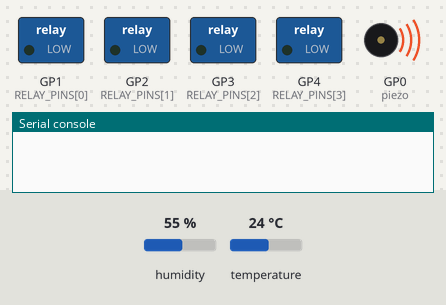
Simulated run of this program. Board: Raspberry Pi Pico running MicroPython. Parts: switched loads named in the program (green lamp = pin HIGH), buzzer (waves = sounding), the last lines printed to the serial console. The test bench sets the inputs (shaded band); at power-on: humidity 55 %, temperature 24 °C. WiFi joins after 1.5 s; random numbers come from a fixed seed; web requests get an empty 200 reply after 0.4 s; the clock reads 2024-03-15 10:24:30 at power-on unless the program sets it.

Above: at 0.1 s.
At 6.6 s:
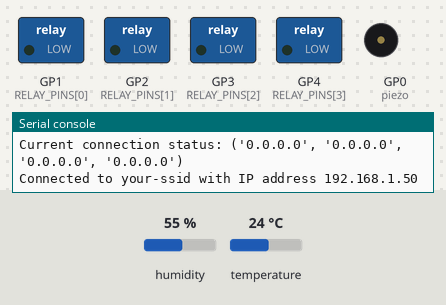
Timing chart, 0 to 8.1 s (numbered marks = the images above):
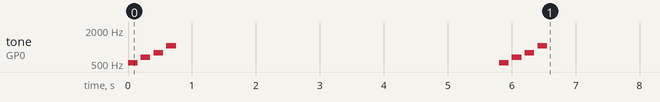

The program:

main.py
```python
import network
import urequests
import ujson
import dht
from machine import Pin, PWM
import time
import random

# ---------------------- configuration ----------------------
WIFI_SSID = 'your-ssid'
WIFI_PASSPHRASE = 'your-wifi-key'

# Host running flask_server.py (flaskserver/). Port 420.
SERVER_HOST = '192.168.1.100'
FLASK_URL_STATUS = f'http://{SERVER_HOST}:420/status'
FLASK_URL_SENSOR = f'http://{SERVER_HOST}:420/sensor'

# Optional InfluxDB v2 for long-term graphs (skipped when INFLUX_TOKEN empty)
INFLUXDB_URL = f'http://{SERVER_HOST}:8086/api/v2/write?org=sensorboard&bucket=cannabucket&precision=ns'
INFLUXDB_MEASUREMENT = 'sensorboard'
INFLUX_TOKEN = ''

# True: unconnected sensors report plausible simulated values
SIMULATED = True
# ------------------------------------------------------------

RELAY_PINS = [Pin(i, Pin.OUT) for i in (1, 2, 3, 4)]

dht_sensor = dht.DHT22(Pin(15))

piezo = PWM(Pin(0))

def play_tone(frequency, duration):
    if frequency <= 0:
        print(f"[ERROR] Invalid frequency: {frequency}. Must be greater than 0.")
        return

    try:
        piezo.freq(frequency)
        piezo.duty_u16(32768)
        time.sleep(duration)
        piezo.duty_u16(0)
        time.sleep(0.05)
    except ValueError as e:
        print(f"[ERROR] ValueError in play_tone with frequency {frequency}: {e}")

def play_melodic_tone():
    tones = [(523, 0.15), (659, 0.15), (784, 0.15), (1046, 0.15)]
    for frequency, duration in tones:
        play_tone(frequency, duration)

def connect_to_wifi():
    wlan = network.WLAN(network.STA_IF)
    wlan.active(True)
    wlan.connect(WIFI_SSID, WIFI_PASSPHRASE)

    print("Attempting to connect to WiFi...")
    timeout = time.time() + 30

    while not wlan.isconnected() and time.time() < timeout:
        print(f"Current connection status: {wlan.ifconfig()}")
        time.sleep(5)

    if wlan.isconnected():
        print(f"Connected to {WIFI_SSID} with IP address {wlan.ifconfig()[0]}")
        play_melodic_tone()
    else:
        print("Failed to connect to WiFi within timeout period.")

    return wlan

def update_relay_status():
    try:
        response = urequests.get(FLASK_URL_STATUS)
        data = ujson.loads(response.text)
        for i in range(4):
            relay_state = data.get(f'relay_{i}', 'OFF') == 'ON'
            RELAY_PINS[i].value(relay_state)
        response.close()
    except Exception as e:
        print(f'[ERROR] Error updating relay status: {e}')

def read_soil_moisture():
    return round(50 + (20 * (2 * (random.random() - 0.5))), 2)

def gather_sensor_data():
    try:
        dht_sensor.measure()
        data = {
            'temperature': dht_sensor.temperature(),
            'humidity': dht_sensor.humidity(),
            'pressure': round(1013 + (10 * (2 * (random.random() - 0.5))), 2),
            'soilMoisture': read_soil_moisture(),
            'phValue': round(6 + (2 * (2 * (random.random() - 0.5))), 2),
            'lightIntensity': round(1000 + (500 * (2 * (random.random() - 0.5))), 2),
            'co2': round(400 + (100 * (2 * (random.random() - 0.5))), 2),
            'waterLevel': round(50 + (30 * (2 * (random.random() - 0.5))), 2),
            'nutrientConcentration': round(1000 + (500 * (2 * (random.random() - 0.5))), 2),
            'leafMoisture': round(40 + (30 * (2 * (random.random() - 0.5))), 2),
            'rootTemperature': round(20 + (10 * (2 * (random.random() - 0.5))), 2),
            'daylightHours': round(12 + (2 * (2 * (random.random() - 0.5))), 2),
            'oxygenLevel': round(21 + (1 * (2 * (random.random() - 0.5))), 2),
            'airSpeed': round(5 + (2 * (2 * (random.random() - 0.5))), 2),
            'ecValue': round(1.5 + (0.5 * (2 * (random.random() - 0.5))), 2),
            'growthRate': round(0.5 + (0.2 * (2 * (random.random() - 0.5))), 2),
            'airQuality': round(50 + (10 * (2 * (random.random() - 0.5))), 2),
            'leafTemperature': round(22 + (5 * (2 * (random.random() - 0.5))), 2),
            'waterConsumption': round(2 + (1 * (2 * (random.random() - 0.5))), 2),
            'airChangeRate': round(1 + (0.5 * (2 * (random.random() - 0.5))), 2),
            'uvLightIntensity': round(10 + (5 * (2 * (random.random() - 0.5))), 2)
        }
        return data
    except Exception as e:
        print(f'[ERROR] Error gathering sensor data: {e}')
        return {}

def send_data_to_flask(data):
    try:
        payload = ujson.dumps(data)
        response = urequests.post(FLASK_URL_SENSOR, data=payload, headers={'Content-Type': 'application/json'})
        print('Sensor data sent to Flask server:', response.text)
        response.close()
    except Exception as e:
        print(f'[ERROR] Error sending data to Flask server: {e}')

def send_data_to_influxdb(data):
    if not INFLUX_TOKEN:
        return
    try:
        influx_payload = f"{INFLUXDB_MEASUREMENT} "
        influx_payload += ','.join([f"{key}={value}" for key, value in data.items() if value is not None])
        headers = {
            'Authorization': f'Token {INFLUX_TOKEN}',
            'Content-Type': 'text/plain'
        }
        response = urequests.post(INFLUXDB_URL, data=influx_payload, headers=headers)
        print("Data sent to InfluxDB successfully! Status code:", response.status_code)
        response.close()
    except Exception as e:
        print(f'[ERROR] Error sending data to InfluxDB: {e}')

def main():
    play_melodic_tone()
    connect_to_wifi()

    last_sensor_update = time.time()
    sensor_update_interval = 1

    while True:
        update_relay_status()

        current_time = time.time()
        if current_time - last_sensor_update >= sensor_update_interval:
            sensor_data = gather_sensor_data()
            if sensor_data:
                send_data_to_flask(sensor_data)
                send_data_to_influxdb(sensor_data)
            last_sensor_update = current_time

        time.sleep(1)

if __name__ == "__main__":
    main()
```
